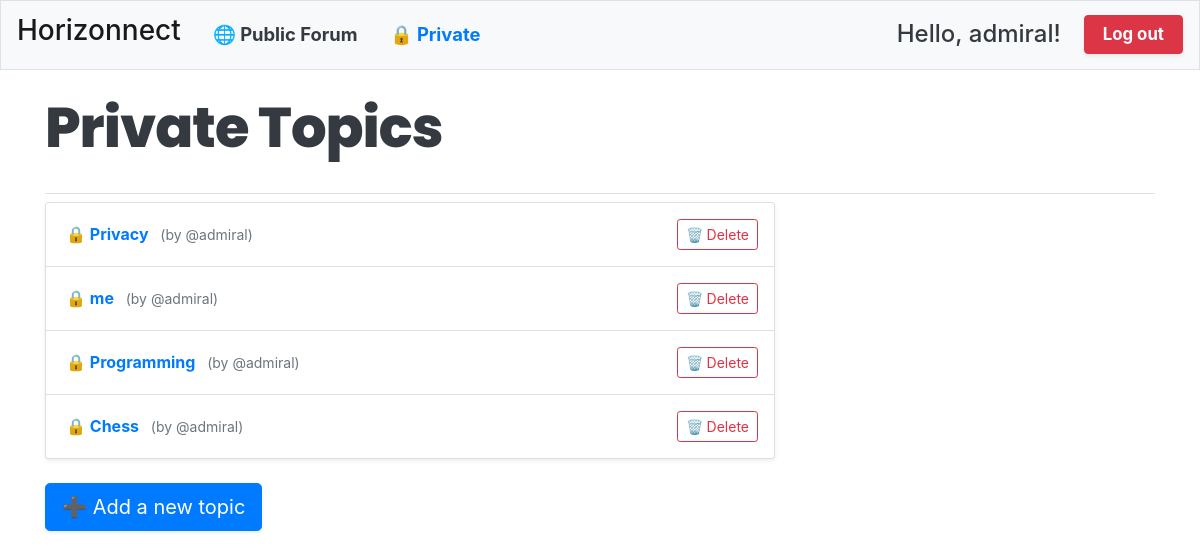
The page /topics/ (signed in) on the database its author committed.
### learning_logs/models.py (models this page shows, shortened)
class Topic(models.Model):
    text = models.CharField(max_length=200)
    date_added = models.DateTimeField(auto_now_add=True)
    owner = models.ForeignKey(User, on_delete=models.CASCADE)
    is_public = models.BooleanField(default=False)

### learning_logs/views.py (the view)
# urls.py: path("topics/", views.topics, name="topics"),
@login_required
def topics(request):
    topics = Topic.objects.filter(owner=request.user, is_public=False).order_by("-date_added")
    context = {"topics": topics, "page_title": "Private Topics"}
    return render(request, "learning_logs/topics.html", context)

### learning_logs/templates/learning_logs/topics.html (shortened to what this page needs)
{% extends "learning_logs/base.html" %}
{% block page_header %}
    <h1 class="display-4 mb-4 modern-heading text-dark">{{ page_title }}</h1>
{% endblock page_header %}
{% block content %}
    <div class="row">
        <div class="col-md-8 mb-4">
            <div class="list-group shadow-sm mb-4 rounded-3">
                {% for topic in topics %}
                    <div class="list-group-item d-flex justify-content-between align-items-center p-3 font-weight-bold">
                        <a href="{% url 'learning_logs:topic' topic.id %}" class="topic-link text-primary flex-grow-1 text-decoration-none">
                            {% if topic.is_public %}🌐{% else %}🔒{% endif %} {{ topic.text }}
                            <small class="text-muted ml-2">(by @{{ topic.owner.username }})</small>
                        </a>
                        {% if topic.owner == user %}
                            <a href="{% url 'learning_logs:delete_topic' topic.id %}" class="btn btn-sm btn-outline-danger ml-2" onclick="return confirm('Are you sure you want to delete this topic and ALL its entries?');">
                                🗑️ Delete
                            </a>
                        {% endif %}
                    </div>
                {% empty %}
                    <div class="alert alert-info mb-0 py-4 text-center" role="alert">
                        🔍 No topics here yet.
                    </div>
                {% endfor %}
            </div>
            <a class="btn btn-lg btn-primary shadow-sm" href="{% url 'learning_logs:new_topic' %}" role="button">
                ➕ Add a new topic
            </a>
        </div>
    </div>
{% endblock content %}

### learning_logs/templates/learning_logs/base.html (shortened to what this page needs)
{% load bootstrap4 %}
{% load static %}
<!DOCTYPE html>
<html lang="en">
<head>
    {% bootstrap_css %}
</head>
<body>
    <nav class="navbar navbar-expand-md navbar-light bg-light mb-4 border">
        <a class="navbar-brand" href="{% url 'learning_logs:index' %}">
            <h3>Horizonnect</h3>
        </a>
        <div class="collapse navbar-collapse" id="navbarCollapse">
            <ul class="navbar-nav mr-auto">
                <li class="nav-item">
                    <a class="nav-link font-weight-bold text-dark px-3" href="{% url 'learning_logs:public_topics' %}" style="font-size: 1.15rem;">
                        🌐 Public Forum
                    </a>
                </li>
                <li class="nav-item">
                    <a class="nav-link font-weight-bold text-primary px-3" href="{% url 'learning_logs:topics' %}" style="font-size: 1.15rem;">
                        🔒 Private
                    </a>
                </li>
            </ul>
            <ul class="navbar-nav ml-auto d-flex align-items-center">
                {% if user.is_authenticated %}
                    <li class="nav-item">
                        <h4 class="nav-link disabled text-dark mb-0 pb-0 pt-0" style="padding-right: 15px;">
                            Hello, {{ user.username }}!
                        </h4>
                    </li>
                    <li class="nav-item ml-2">
                        <a class="btn btn-danger font-weight-bold shadow-sm" href="#"
                           onclick="event.preventDefault(); document.getElementById('logout-form').submit();"
                           style="font-size: 1.05rem; padding: 6px 18px;">
                                Log out
                        </a>
                    </li>
                {% endif %}
            </ul>
        </div>
    </nav>
    <main role="main" class="container">
        <div class="pb-2 mb-2 border-bottom">
            {% block page_header %}{% endblock page_header %}
        </div>
        <div>
            {% block content %}{% endblock content %}
        </div>
    </main>
</body>
</html>

### learning_logs/templates/learning_logs/topics.html (style rules this page uses)
.modern-heading { font-family: 'Poppins', sans-serif !important; font-weight: 800 !important; letter-spacing: -1px; }
.topic-link { transition: all 0.2s ease-in-out; border-left: 4px solid transparent; }

### rows shown on the page
Topic: text "Privacy", owner.username "admiral", shows "🗑️ Delete"
Topic: text "me", owner.username "admiral", shows "🗑️ Delete"
Topic: text "Programming", owner.username "admiral", shows "🗑️ Delete"
Topic: text "Chess", owner.username "admiral", shows "🗑️ Delete"

### other values the page prints
{{ user.username }} "admiral"
{{ page_title }} "Private Topics"
